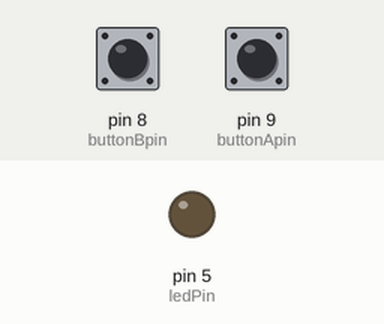
Simulated run of this sketch. Board: Arduino Uno, built with avr-gcc and run on an emulated ATmega328P. On the bench: output pins drawn as LEDs (lit = HIGH). Dashed ring = blinking. The test bench sets the inputs (shaded band); at power-on: pin 9 (buttonApin) HIGH, pin 8 (buttonBpin) HIGH.

Above: at 1.2 s.
1.3 s: pin 9 (buttonApin) pulled LOW for 0.15 s
At 1.7 s:
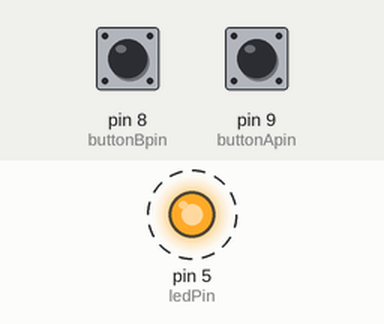
4.4 s: pin 9 (buttonApin) pulled LOW for 1 s
At 8.2 s:
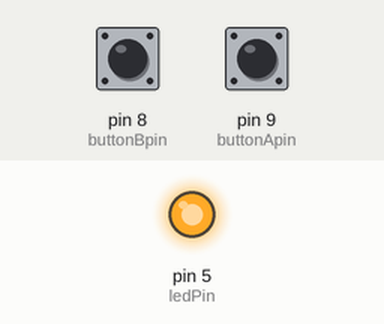
8.4 s: pin 9 (buttonApin) pulled LOW for 3.2 s
At 14.8 s:
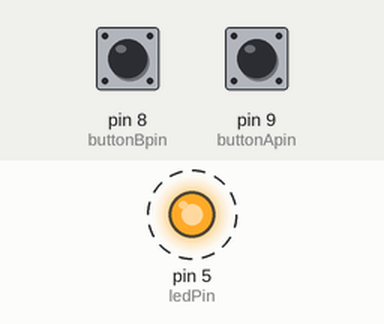
Timing chart, 0 to 16.3 s (numbered marks = the images above; inputs shaded):
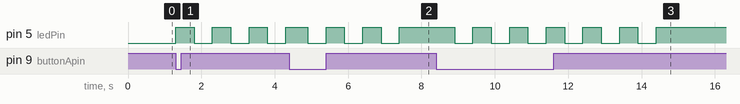

The sketch:

blink_with_switches.ino
```cpp
//www.elegoo.com
//2016.12.08

int ledPin = 5;
int buttonApin = 9;
int buttonBpin = 8;

byte leds = 0;

void setup()
{
  pinMode(ledPin, OUTPUT);
  pinMode(buttonApin, INPUT_PULLUP);
  pinMode(buttonBpin, INPUT_PULLUP);
}

void loop()
{
  if (digitalRead(buttonApin) == LOW)
  {
    for(int i = 0; i < 3; i++)
      {
        digitalWrite(ledPin, HIGH);
        delay(500);
        digitalWrite(ledPin, LOW);
        delay(500);
        digitalWrite(ledPin, HIGH);
      }

  }
  if (digitalRead(buttonBpin) == LOW)
  {
    digitalWrite(ledPin, LOW);
  }
}
```

Measured:
- after the input at 1.3 s, pin 5 (ledPin): alternates HIGH for 0.50 s and LOW for 0.50 s, starting at once
- after the input at 4.4 s, pin 5 (ledPin): alternates HIGH for 0.50 s and LOW for 0.50 s, starting after 0.50 s
- after the input at 8.4 s, pin 5 (ledPin): alternates HIGH for 0.50 s and LOW for 0.50 s, 12 changes in all, then stays HIGH, starting after 0.50 s
